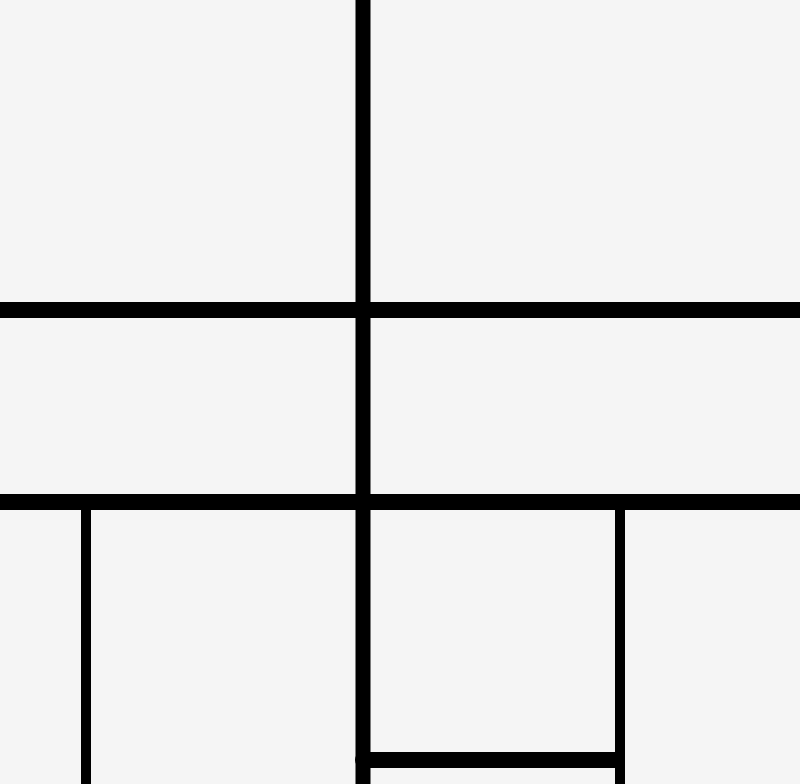
Frame 1 (no input)
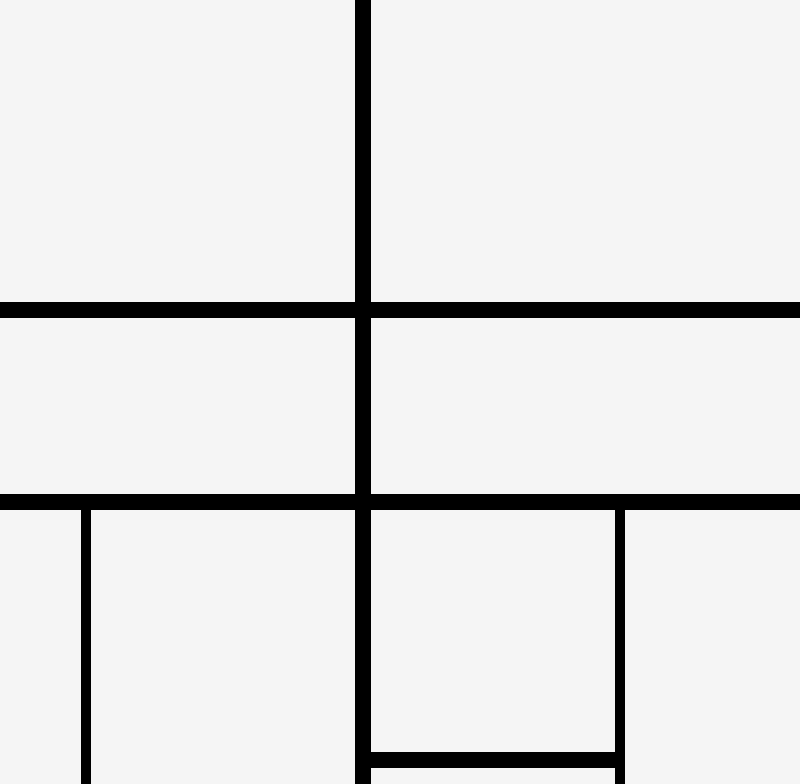
Frame 60 (no input)
Frame 120 (the mouse pressed at the canvas centre since frame 60): identical to frame 60, image omitted

The p5.js sketch that drew these frames (run headless with seeded random() and noise() and a simulated clock; from frame 60 on, the mouse is pressed at the canvas centre):

// p5.js sketch
// ── sketch.js
function setup() {
  createCanvas(800, 784);
  background(245);
  
}

function draw() {
  strokeWeight(15);
  line(363,0, 363, 784);
  
  strokeWeight(16);
  line(0,310, 800, 310);
  
  strokeWeight(16);
  line(0,502,800,502);
  
  strokeWeight(10);
  line(86,500,86,784);
  line(620,500,620,784); 
  
  strokeWeight(16);
  line(363,760,615,760);
}
